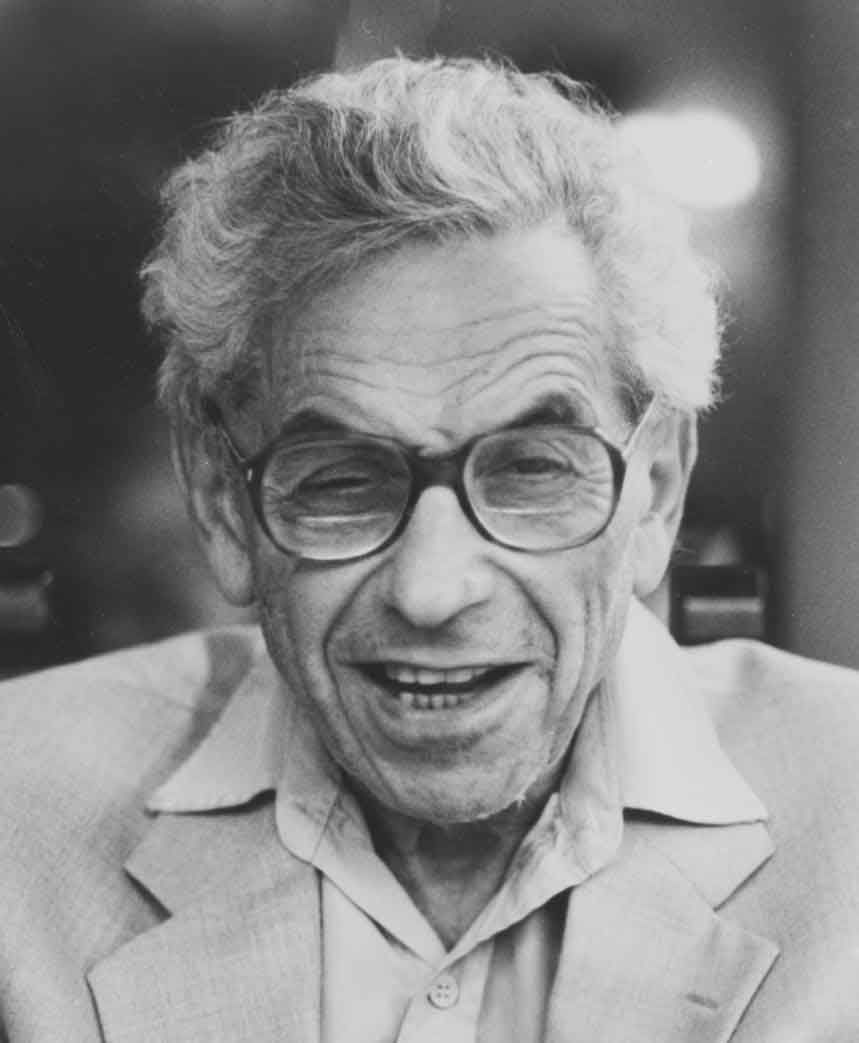
#> input picture src/pic1.png, 859 x 1043 px
$ jupyter execute --allow-errors FINAL1.ipynb
#> lines starting #> are read from the running program, lines starting #| are printed output that depends on the picture
<h1 align="center">Mathematical Methods in Engineering - Course Code: 25872</h1>
<h3 align="center">Instructor: Dr. Pilaram</h3>
<h4 align="center">Sharif University of Technology, Spring 2025</h4>
<h4 align="center">Computer Assignment 1</h4>

For any furhter questions, feel free to contact Romina Babaei (@rominababaei)

Before starting, make sure to write your name and student number!

[cell 1]
Name = "Vahid Hamzeh"
Student_Number = "402101577"

### Importing libraries

[cell 2]
import numpy as np
import pandas as pd
import matplotlib.pyplot as plt
import sympy as sp
import cv2
from scipy.sparse import csr_matrix
from scipy.sparse import linalg
from IPython.display import display, HTML
from sklearn.model_selection import train_test_split
from scipy.linalg import lu

# Problem 1

## 1-1 Gaussian Elimination  ``(20 pt.)``

Gaussian elimination is a fundamental algorithm for solving systems of linear equations, finding matrix inverses, and computing determinants. It works by transforming a given system of linear equations into an upper triangular form using row operations.

This method converts a matrix into row echelon form using the following steps:

1. **Partial Pivoting**: If necessary, swap rows to bring the largest (in absolute value) element to the pivot position.
2. **Row Elimination**: Apply row operations to eliminate all entries below the pivot by subtracting appropriate multiples of the pivot row from the rows beneath it.

---

Implement a Python function ``gaussian_elimination(matrix)`` that executes Gaussian elimination on a given square matrix.

- The function should return the upper triangular form of the matrix and number of row swaps as a tuple.
- You are **not allowed** to use any built-in library functions for matrix operations; the method should be implemented from scratch.

---

### Example

**Input:**

$$
\begin{bmatrix}
-1 & 2 & 1 \\
-4 & 0 & -3 \\
-4 & 0 & -2
\end{bmatrix}
$$

**Output:**

$$
\begin{bmatrix}
-4 & 0 & -3 \\
 0 & 2 & 1.75 \\
 0 & 0 & 1
\end{bmatrix}
$$

[cell 3]
def find_pivot_row(matrix, start_row, col):
    n = len(matrix)
    max_element = abs(matrix[start_row][col])
    max_row = start_row

    for i in range(start_row + 1, n):
        if abs(matrix[i][col]) > max_element:
            max_element = abs(matrix[i][col])
            max_row = i

    return max_row

def swap_rows(matrix, row1, row2):
    matrix[row1], matrix[row2] = matrix[row2], matrix[row1]

def gaussian_elimination(matrix):
    n = len(matrix)
    mat = [[matrix[i][j] for j in range(n)] for i in range(n)]
    swap_count = 0

    for i in range(n):
        pivot_row = find_pivot_row(mat, i, i)
        if pivot_row != i:
            swap_rows(mat, i, pivot_row)
            swap_count += 1

        if abs(mat[i][i]) < 1e-10:
            continue

        for j in range(i + 1, n):
            factor = mat[j][i] / mat[i][i]
            for k in range(i, n):
                mat[j][k] -= factor * mat[i][k]

    return mat, swap_count

[cell 4]
# Evaluation Cell
# Do not change anything here

myprint=False # Set this to True to see test cases
np.random.seed(42)

for i in range(500):
    n = np.random.randint(2, 10)
    A = np.random.randint(-10, 10, size=(n, n))
    pl, expected_A_ref = lu(A, permute_l=True)
    result_ref = gaussian_elimination(A.astype(float))[0]
    if(myprint):
        print(f"Test Case {i + 1}:")
        print(A)
        print("User Output :")
        print(result_ref)
        print("Expected Output :")
        print(expected_A_ref)
    assert np.allclose(result_ref, expected_A_ref), "Test Case Failed: The result does not match the expected REF."

print("All test cases passed!")

## 1-2 Gauss-Jordan Elimination
Gauss-Jordan elimination is an extension of Gaussian elimination, where we transform a matrix into its reduced row echelon form (RREF) using row operations. This method is used to solve systems of linear equations, find the inverse of a matrix, compute the rank of a matrix.
We should make pivots 1 and eliminate above pivots to reach RREF.

---

Write a Python function `gauss_jordan_elimination(matrix)` that performs **Gauss-Jordan elimination** on a given matrix and transform it into its **reduced row echelon form (RREF)**.

- You are **not allowed** to use any library functions for matrix operations. You must implement the method from scratch.
- Test the function you've written with two or three test cases, print your results.

---

### Example

**Input:**

$$
\begin{bmatrix}
1 & 2 & 2 & 3 & 1\\
2 & 4 & 4 & 6 & 2 \\
3 & 6 & 6 & 9 & 6 \\
1 & 2 & 4 & 5 & 3
\end{bmatrix}
$$

**Output:**

$$
\begin{bmatrix}
1 & 2 & 0 & 1& 0 \\
0 & 0 & 1 & 1 & 0 \\
0 & 0 & 0 & 0 & 1\\
0 & 0 & 0 & 0 & 0
\end{bmatrix}
$$

[cell 5]
def gauss_jordan_elimination(matrix):
    A = [row[:] for row in matrix]
    n = len(A)
    m = len(A[0])
    pivot_row = 0
    pivot_col = 0
    while pivot_row < n and pivot_col < m:
        max_row = pivot_row
        for i in range(pivot_row, n):
            if abs(A[i][pivot_col]) > abs(A[max_row][pivot_col]):
                max_row = i
        if A[max_row][pivot_col] == 0:
            pivot_col += 1
        else:
            A[pivot_row], A[max_row] = A[max_row], A[pivot_row]
            pivot_val = A[pivot_row][pivot_col]
            for j in range(pivot_col, m):
                A[pivot_row][j] /= pivot_val
            for i in range(n):
                if i != pivot_row:
                    factor = A[i][pivot_col]
                    for j in range(pivot_col, m):
                        A[i][j] -= factor * A[pivot_row][j]
            pivot_row += 1
            pivot_col += 1
    return A

[cell 6]
# Evaluation Cell
# Test cases:
A1 = [
    [1, 2, -1, 3],
    [-3, -1, 2, -2],
    [-2, 1, 2, 1]
]
A2 = [
    [1, 2, 3, 0],
    [0, 1, 4, 5],
    [0, 0, 1, 6],
    [0, 0, 0, 1],
    [1, 1, 2, 3]
]
A3 = [
    [1, 2, 2, 3, 1],
    [2, 4, 4, 6, 2],
    [3, 6, 6, 9, 6],
    [1, 2, 4, 5, 3]
]

rref_A1 = gauss_jordan_elimination(A1)
rref_A2 = gauss_jordan_elimination(A2)
rref_A3 = gauss_jordan_elimination(A3)

print("RREF of A1 (Custom):")
for row in rref_A1:
    print([round(x, 10) for x in row])
A1_sympy = sp.Matrix(A1)
rref_A1_sympy, _ = A1_sympy.rref()
print("\nRREF of A1 (Sympy):")
for row in rref_A1_sympy.tolist():
    print(row)

print("\nRREF of A2 (Custom):")
for row in rref_A2:
    print([round(x, 10) for x in row])
A2_sympy = sp.Matrix(A2)
rref_A2_sympy, _ = A2_sympy.rref()
print("\nRREF of A2 (Sympy):")
for row in rref_A2_sympy.tolist():
    print(row)

print("\nRREF of A3 (Custom):")
for row in rref_A3:
    print([round(x, 10) for x in row])
A3_sympy = sp.Matrix(A3)
rref_A3_sympy, _ = A3_sympy.rref()
print("\nRREF of A3 (Sympy):")
for row in rref_A3_sympy.tolist():
    print(row)

## 1-3 Inverse of a Matrix
The inverse of a matrix $A$, denoted as $A^{-1}$, is a matrix that satisfies:

$$
A A^{-1} = A^{-1} A = I
$$

where $I$ is the **identity matrix**.

A matrix $ A $ has an inverse if and only if:
- It is a **square matrix**.
- It is **non-singular**, meaning its **determinant is not zero**.
- Its **rows and columns are linearly independent**.

If a matrix does not satisfy these conditions, it is called a **singular matrix**, and its inverse does **not exist**.

---

For a **2×2 matrix**:

$$
A = \begin{bmatrix} a & b \\ c & d \end{bmatrix}
$$

The inverse is:

$$
A^{-1} = \frac{1}{\det(A)} \begin{bmatrix} d & -b \\ -c & a \end{bmatrix}
$$

where the **determinant** is:

$$
\det(A) = ad - bc
$$

#### Using Gauss-Jordan Elimination (for larger matrices):
For $ 3 \times 3 $ or higher matrices, we use **row operations** to transform $ A $ into the identity matrix.

**Steps:**
1. Augment $ A $ with the identity matrix $[A | I]$.
2. Perform **row operations** to convert $ A $ into $ I $.
3. The transformed right-hand side becomes $ A^{-1} $.

---

Write a Python function `inverse_matrix(matrix)` that takes a matrix as input and return it's inverse.

- You are **not allowed** to use any library functions for matrix operations. You must implement the method from scratch. Feel free to use the functions you have implemented previously.
- You can use `np.linalg.inv` to test your function.

[cell 7]
def is_singular(matrix):
    """Check if matrix is singular using determinant close to zero"""
    n = len(matrix)
    result, _ = gaussian_elimination(matrix)
    det = 1.0
    for i in range(n):
        det *= result[i][i]
    return abs(det) < 1e-10

def create_identity(n):
    """Create n x n identity matrix"""
    return [[1.0 if i == j else 0.0 for j in range(n)] for i in range(n)]

def augment_matrix(matrix):
    """Augment matrix with identity matrix"""
    n = len(matrix)
    identity = create_identity(n)
    return [[matrix[i][j] for j in range(n)] + [identity[i][j] for j in range(n)]
            for i in range(n)]

def inverse_matrix(matrix):
    """Calculate matrix inverse using Gauss-Jordan elimination"""
    n = len(matrix)

    if not all(len(row) == n for row in matrix):
        raise ValueError("Matrix must be square")

    if is_singular(matrix):
        raise ValueError("Matrix is singular, inverse does not exist")

    aug = augment_matrix(matrix)

    for i in range(n):
        pivot = aug[i][i]
        if abs(pivot) < 1e-10:
            raise ValueError("Matrix is singular")

        for j in range(i, 2*n):
            aug[i][j] /= pivot

        for k in range(n):
            if k != i:
                factor = aug[k][i]
                for j in range(i, 2*n):
                    aug[k][j] -= factor * aug[i][j]

    inverse = [[aug[i][j+n] for j in range(n)] for i in range(n)]

    return inverse

[cell 8]
# Evaluation Cell
# Do not change anything here

import numpy as np

def generate_invertible_matrix(n):
    while True:
        A = np.random.randn(n, n)
        if abs(np.linalg.det(A)) > 1e-5:
            return A

n = np.random.randint(3, 10)
A = generate_invertible_matrix(n)

A_inv = inverse_matrix(A.copy())
I_approx = A @ A_inv
I_exact = np.eye(n)
assert np.linalg.norm(I_approx - I_exact) < 1e-10, "A * A_inv ≠ I, inverse computation is incorrect"

print("status: successful")

## 1-4 LU and LDU decomposition

In numerical analysis and linear algebra, lower–upper (LU) decomposition or factorization factors a matrix as the product of a lower triangular matrix and an upper triangular matrix. The product sometimes includes a permutation matrix as well.
$$ \textbf{PA} = \textbf{LU} $$
Since the main diagonal elements of $\textbf{U}$ represent the pivots, we can further decompose $\textbf{U}$ into a diagonal matrix $\textbf{D}$ containing these pivot elements and a modified upper triangular matrix with normalized diagonal values. This results in the **LDU decomposition**:
$$ \textbf{PA} = \textbf{LDU} $$

---

### Example
$$
A=\begin{bmatrix}
2 & 1 & 3 \\
4 & 2 & 4 \\
6 & 2 & 3
\end{bmatrix}
$$

$$
P=\begin{bmatrix}
1 & 0 & 0 \\
0 & 0 & 1 \\
0 & 1 & 0
\end{bmatrix}
$$

$$
L=\begin{bmatrix}
1 & 0 & 0 \\
3 & 1 & 0 \\
2 & 0 & 1
\end{bmatrix}
$$

$$
D=\begin{bmatrix}
2 & 0 & 0 \\
0 & -1 & 0 \\
0 & 0 & -2
\end{bmatrix}
$$

$$
U=\begin{bmatrix}
1 & 0.5 & 1.5 \\
0 & 1 & 6 \\
0 & 0 & 1
\end{bmatrix}
$$

---

Implement a Python function ``LDU_decomposition(matrix)`` that performs LDU decomposition on a given matrix without using any built-in library functions.

After implementing ``LDU_decomposition(matrix)``, you can use it to solve a linear system of equations. Implement a Python function ``solve_LDU(A,b)`` that does this task.

[cell 9]
def LDU_decomposition(matrix):
    matrix = np.array(matrix, dtype=float)
    n = len(matrix)
    L = np.eye(n)
    D = np.zeros((n, n))
    U = np.eye(n)
    P = np.eye(n)
    for k in range(n):
        pivot = matrix[k, k]
        if abs(pivot) < 1e-10:
            raise ValueError("Matrix requires pivoting for LDU decomposition.")
        D[k, k] = pivot
        U[k, k:] = matrix[k, k:] / D[k, k]
        for i in range(k+1, n):
            L[i, k] = matrix[i, k] / D[k, k]
            matrix[i, k:] -= L[i, k] * matrix[k, k:]
    return P, L, D, U

[cell 10]
def solve_LDU(A, b):
    P, L, D, U = LDU_decomposition(A)
    b_permuted = P @ b
    c = np.zeros_like(b)
    for i in range(len(b)):
        c[i] = b_permuted[i] - np.dot(L[i, :i], c[:i])
    y = np.zeros_like(b)
    for i in range(len(b)):
        y[i] = c[i] / D[i, i]
    x = np.zeros_like(b)
    for i in range(len(b) - 1, -1, -1):
        x[i] = y[i] - np.dot(U[i, i + 1:], x[i + 1:])
    return x

[cell 11]
# Evaluation Cell
# Do not change anything here

import numpy as np

def generate_invertible_matrix(n):
    while True:
        A = np.random.randn(n, n)
        if abs(np.linalg.det(A)) > 1e-5:
            return A

n = np.random.randint(3, 10)
A = generate_invertible_matrix(n)
b = np.random.randn(n)

P ,L, D, U = LDU_decomposition(A.copy())

assert np.linalg.norm(A - L @ D @ U) < 1e-10, "L, D, U do not satisfy A = LDU"
assert np.linalg.norm(L - np.tril(L)) < 1e-10, "L is not lower triangular"
assert np.linalg.norm(D - np.diag(np.diag(D))) < 1e-10, "D is not diagonal"
assert np.linalg.norm(U - np.triu(U)) < 1e-10, "U is not upper triangular"

x = solve_LDU(A, b)
assert np.linalg.norm(A @ x - b) < 1e-10, "Ax ≠ b, solution is incorrect"

print("status: successful")

# Problem 2
## 2-1 Solving circuits
As you might recall from electric circuits II, matrix methods are often used to solve electrical circuits. In this problem, we revisit these methods.

The **Conductance matrix** $G$, an $n\times n$ matrix, is defined as follows, where $R_{ij}$ is the resistance between nodes $(i,j)$:

$$
G_{ij}=\begin{cases}
    0 & \text{no resistor between nodes}\\
    g_{ij}=\frac{1}{R_{ij}}& i\neq j\\
    -d_i & i=j
\end{cases}\qquad ,d_i = \sum_{j} g_{ij}
$$

From Kirchhoff's Current Law, we have the relation:

$$
    Gv + I = 0
$$

where $I_i$ is the input current to node $i$ from outside the circuit, and $v_i$ is the voltage of node $i$. Finding the voltage of each node from the input currents is trivially represented by $v^* = G^{-1}I$. However, due to the properties of the matrix $G$, it has at most rank $n-1$, leading to potential cases with no solutions, can you explain why? (optional)

for example, ignoring the voltage source, find the Conductance matrix and voltages of the circuit in the picture above, what is the equivalent resistance between nodes 1 and 4?

in all sections, use `np.linalg.pinv` for the calculation of matrix inverses

[cell 12]
from IPython.display import display, HTML

html_code = """
<style>
    .custom-text {
        color: white;
        font-size: 24px;
        text-align: right;
        direction: rtl;
    }
</style>

<div class="custom-text">
    ماتریس <b>G</b> معمولاً دارای رتبه‌ای کمتر از <b>n</b> است، به‌طوری‌که حداکثر مقدار رتبه آن به <b>n-1</b> محدود می‌شود.
    این کاهش رتبه ناشی از وابستگی‌های ریاضی میان گره‌ها و جریان‌ها است. به همین دلیل، ممکن است این ماتریس معکوس‌پذیر نباشد و در نتیجه، سیستم معادلات مربوطه یا فاقد راه‌حل یکتا باشد یا بیش از یک راه‌حل ممکن داشته باشد.
    <br><br>
    در واقع، عدم معکوس‌پذیری ماتریس <b>G</b> ناشی از آن است که در مدل‌های مدار مبتنی بر هدایت‌ها، برخی گره‌ها از نظر جریان و ولتاژ به یکدیگر وابسته‌اند.
    این وابستگی‌ها موجب می‌شوند که ماتریس روابط حاکم بر سیستم، ویژگی‌های لازم برای معکوس‌پذیری را نداشته باشد.
</div>
"""

display(HTML(html_code))

[cell 13]
G1, G2, G3, G4, G5 = 2, 1, 3, 1, 1
G = np.array([
    [- (G1 + G2), G2, 0, G1],
    [G2, -(G2 + G3 + G4), G4, G3],
    [0, G4, -(G4 + G5), G5],
    [G1, G3, G5, -(G1 + G3 + G5)]
])
I = np.round(np.array([-2, 0 , 0, 2])).astype(int)
v = -np.linalg.pinv(G).dot(I)
v = np.round(v, 2)
print("nodes voltages:", v)
R_eq_1_to_4 = 1 / G1
print("Req between node 1 and 4:", R_eq_1_to_4)

to not leak the answer to this part and to securely check the answer to this problem, we used hashing.
you should not care about this result, however for correct evaluation, please round your answers for $v$ to 2 decimal points as in $0.1234 \to 0.12$, and present your answers for $I$ and $G$ in integer format as in $1.0\to1$

[cell 14]
# Evaluation Cell
import hashlib

G_str = ''.join(str(num) for num in G.flat)
I_str = ''.join(str(num) for num in I.flat)
v_str = ''.join(str(num) for num in v.flat)

G_hashed = '991df5e9987ccda662a13606bbb223881eb8a91fb95b06065f023b649e0cfaa6'
I_hashed = 'c624bb66d5279fe3f982df646c78b55cb5333937330ebc0d6cac9d4421dd9d6c'
v_hashed = '9ee47f8464419299d7a8d2dbec338ba6fe5a898e5473a75a0f839c0065b1374d'

assert hashlib.sha256(G_str.encode()).hexdigest() == G_hashed, "Matrix G is incorrect!"
assert hashlib.sha256(I_str.encode()).hexdigest() == I_hashed, "Vector I is incorrect!"
assert hashlib.sha256(v_str.encode()).hexdigest() == v_hashed, "Vector v is incorrect!"

print('status: successful')

[cell 15]
# Example for how the evaluation works:

print('Correct type:')
x = np.array([-1, 1, 0, 2])
print("x:", x)
x_str = ''.join(str(num) for num in x.flat)
print("string format:", x_str)
x_hashed = hashlib.sha256(x_str.encode()).hexdigest()
print("hashed:", x_hashed)
print("Wrong type: ")
x = np.array([-1.0, 1.0, 0.0, 2.0])
print("x:", x)
x_str = ''.join(str(num) for num in x.flat)
print("string format:", x_str)
x_hashed = hashlib.sha256(x_str.encode()).hexdigest()
print("hashed:", x_hashed)

In an electrical circuit, a set of nodes denoted as $B$ receives externally set voltage values, where $b=|B|$, and no external source is connected to the remaining nodes. Leveraging these externally set voltages, the goal is to determine the voltages on the other nodes in the circuit.

From Kirchhoff's Current Law, we have the relation:

$$
    \forall i\in V/B\quad v_i=\frac{1}{d_i}\sum_{j\neq i}G_{ji}v_j
$$

let $m$ be a vector that satisfies:
$$ m(i)=
\begin{cases}
      0, & \text{$v_i$ is set by an outside source}\\
      1, & o.w.\\
\end{cases} \qquad, M = diag(m)
$$

The matrix $\tilde{M}$ is defined as $M$ but with all-zero rows removed.

Additionally, the following relation can be found:

$$
    MGv + MI = 0 = MGv \Rightarrow \tilde{M}Gv=\tilde{G}v=0, \quad \tilde{G}\in\mathbb{R}^{(n-b)\times n}
$$

Now, separating the known voltages from the unknown voltages, denoting the unknown with $v_u$ and the known with $v_b$, the relation is given by:

$$
    \tilde{G}v=0=\sum_{i}\tilde{g}_iv_i=\sum_{i\in V/B}\tilde{g}_iv_i+\sum_{i\in B}\tilde{g}_iv_i=G_bv_b + G_uv_u=0\\
    G_b\in \mathbb{R}^{(n-b)\times b}, \quad G_u\in \mathbb{R}^{(n-b)\times(n-b)}\\
    G_uv_u=-G_bv_b\Rightarrow v_u = -G_u^{-1}G_bv_b\\
$$

Using these relations, write a function `find_voltage(m, vb, G)` which returns the total voltage vector $v$, given the vectors $m, v_b$ and the conductance matrix $G$.

[cell 16]
def find_voltage(m, vb, G):
    m = np.asarray(m).flatten()
    vb = np.asarray(vb).flatten()
    G = np.asarray(G)
    tilde_M = np.diag(m)[m == 1, :]
    tilde_G = tilde_M @ G
    mask_u = (m == 1)
    mask_b = (m == 0)
    G_u = tilde_G[:, mask_u]
    G_b = tilde_G[:, mask_b]
    v_u = np.linalg.solve(G_u, -G_b @ vb)
    v = np.zeros(len(m))
    v[mask_b] = vb
    v[mask_u] = v_u
    v = v.reshape(-1, 1)
    return v

[cell 17]
# Evaluation cell
G = np.matrix('-3 1 0 2; 1 -5 1 3; 0 1 -2 1; 2 3 1 -6')
m = np.array([0, 1, 1, 0]).T
vb = np.array([[-0.48, 0.24]]).T

v = find_voltage(m, vb, G)

assert np.linalg.norm(v - np.array([[-0.48, 0.08, 0.16, 0.24]]).T) < 1e-10, "wrong!"

## 2-2 From voltages to image processing (Bonus)

Forgetting about circuits, here we have created a method that can infer unknown values on nodes of a graph from known ones, by enforcing the KCL laws, which in a way are just a constraint on how *smoothly* the values change on this graph.

In this section, we explore the intriguing connection between electrical circuit concepts and image processing, specifically focusing on the process of image inpainting. Inpainting is a classical signal processing problem where the objective is to fill in missing values within a partially observed signal. The chosen context for this exploration is image processing, treating the image as a signal and modeling it as a 2D grid graph(circuit), being a grid of resistors.

Utilizing the OpenCV (cv2) package, load a grayscale version(single channel) of the image(`pic1.png`) with a resolution of 128 by 128.
Display the loaded image using matplotlib.pyplot, ensuring that the RGB image is converted to grayscale to reduce the color channels from three to one.

[cell 18]
img = cv2.imread('pic1.png', cv2.IMREAD_GRAYSCALE)
#> img is the input picture: shape (1043, 859); min 30, max 232, mean 135
img = cv2.resize(img, (128, 128))
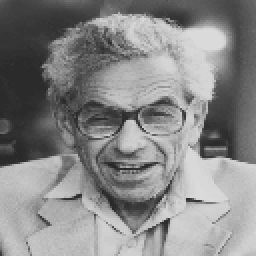
#> img: shape (128, 128) (shown 2 times larger); min 35, max 220, mean 135
plt.imshow(img, cmap='gray')
#> (this line was passed over: IPython is not available in this run)
plt.axis('off')
#> (this line was passed over: IPython is not available in this run)
plt.show()

Now flatten the image matrix to get the signal vector.
Then, construct the observation vector $m$ by randomly selecting indices to 1 or 0 with probability $p = 0.5$ and construct the vector $v_b$ as before, creating a vector of observed *voltages*.

[cell 19]
signal_vector = img.flatten()
#> signal_vector = 16384 values, max 220 at index 2665, min 35 at index 10814, mean 135
p = 0.5
mask = np.random.rand(signal_vector.size) < p
m = mask.astype(int)
v_b = signal_vector * m
#> v_b = 16384 values, max 219 at index 2528, min 0 at index 0, mean 67.05

the underlying conductance matrix is given below, do not change this cell.

for those who might want to delve deeper, a Kings graph was used to model this specific problems geometry.
in this model all the resistances are set to 1, as we are assuming we know nothing about the underlying data besides casual relations between pixels, if we had more information, one might design specific circuits and conductance matrices fine tuned for their problem.

[cell 20]
# Do not change this cell
N = 128
G1 = np.zeros((N, N))
np.fill_diagonal(G1[:-1, 1:], 1)
np.fill_diagonal(G1[1:, :-1], 1)
I = np.eye(N)
#> (the rest of this cell did not finish here and is left out)

Using the conductance matrix of the circuit, and the sections before, inpaint the lost values from the observed signal, and then display the original, observed and inpained image in a single plot.

#> (a cell that did not finish here is left out)

# Problem 3

## 3-1 Broadcasting with NumPy

In this question, we have several vectors. From them, we want to find a vector that is most similar to a specific vector.
In order to compare how "similar" two vectors are, we define the D parameter like below (a and b are the two vectors we want to compare, with n indices). the smaller the value of D for two vectors is, the more similar those two vectors are.

$D=\sqrt{\Sigma_{i=1}^n(a_i-b_i)^2}$

---

**Inputs:**
 In the first line the users gives the value m, which is the number of vectors. In each of the next m lines, the user will give a vector as the input. In the next line, the user gives the vector v.

You are expected to find the closest vector to v.

[cell 22]
# In this cell, you should only get the inputs
# sample input :
# 4
# 1 2 3
# 4 5 6
# 7 8 9
# 10 11 12
# 2 2 2
# sample output :
# 1 2 3

# get the number m
m = int(input("Enter the number of vectors: "))
#> the answer given: 3
